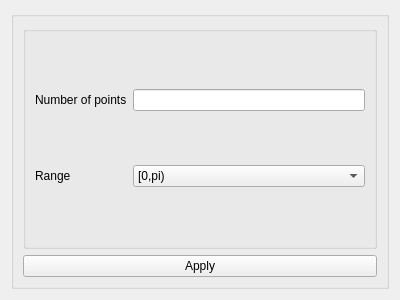
<?xml version="1.0" encoding="UTF-8"?>
<ui version="4.0">
 <class>Form</class>
 <widget class="QWidget" name="Form">
  <property name="geometry">
   <rect>
    <x>0</x>
    <y>0</y>
    <width>400</width>
    <height>300</height>
   </rect>
  </property>
  <property name="windowTitle">
   <string>Form</string>
  </property>
  <layout class="QGridLayout" name="gridLayout_2">
   <item row="0" column="0">
    <widget class="QGroupBox" name="groupBox_2">
     <property name="title">
      <string/>
     </property>
     <layout class="QVBoxLayout" name="verticalLayout">
      <item>
       <widget class="QGroupBox" name="groupBox">
        <property name="title">
         <string/>
        </property>
        <layout class="QGridLayout" name="gridLayout">
         <item row="1" column="1">
          <widget class="QComboBox" name="comboBox">
           <item>
            <property name="text">
             <string>[0,pi)</string>
            </property>
           </item>
           <item>
            <property name="text">
             <string>[0,2pi)</string>
            </property>
           </item>
           <item>
            <property name="text">
             <string>[-pi,pi)</string>
            </property>
           </item>
          </widget>
         </item>
         <item row="0" column="0">
          <widget class="QLabel" name="label">
           <property name="text">
            <string>Number of points</string>
           </property>
          </widget>
         </item>
         <item row="1" column="0">
          <widget class="QLabel" name="label_2">
           <property name="text">
            <string>Range</string>
           </property>
          </widget>
         </item>
         <item row="0" column="1">
          <widget class="QLineEdit" name="lineEdit"/>
         </item>
        </layout>
       </widget>
      </item>
      <item>
       <widget class="QPushButton" name="pushButton">
        <property name="text">
         <string>Apply</string>
        </property>
       </widget>
      </item>
     </layout>
    </widget>
   </item>
  </layout>
 </widget>
 <resources/>
 <connections/>
</ui>
